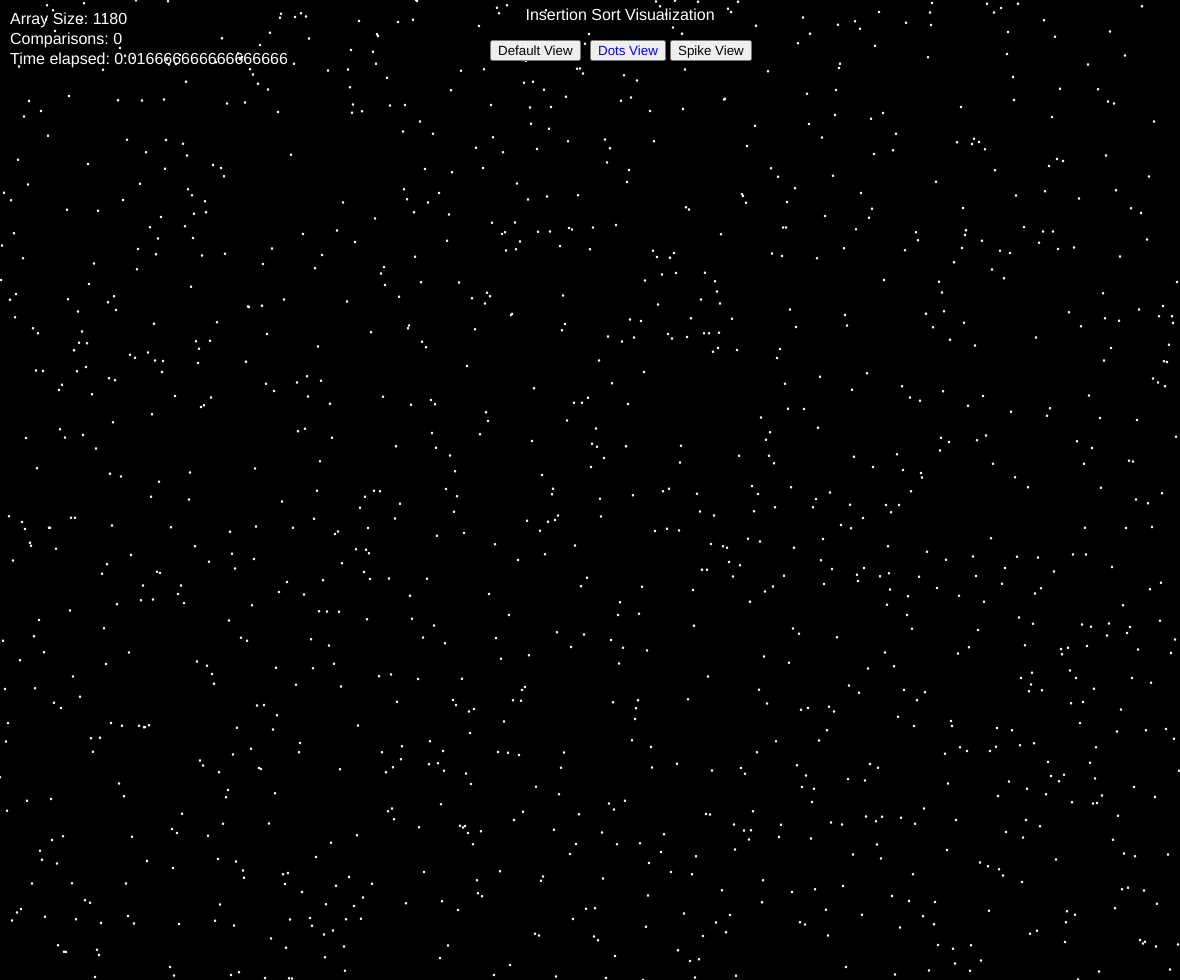
Frame 1 (no input)
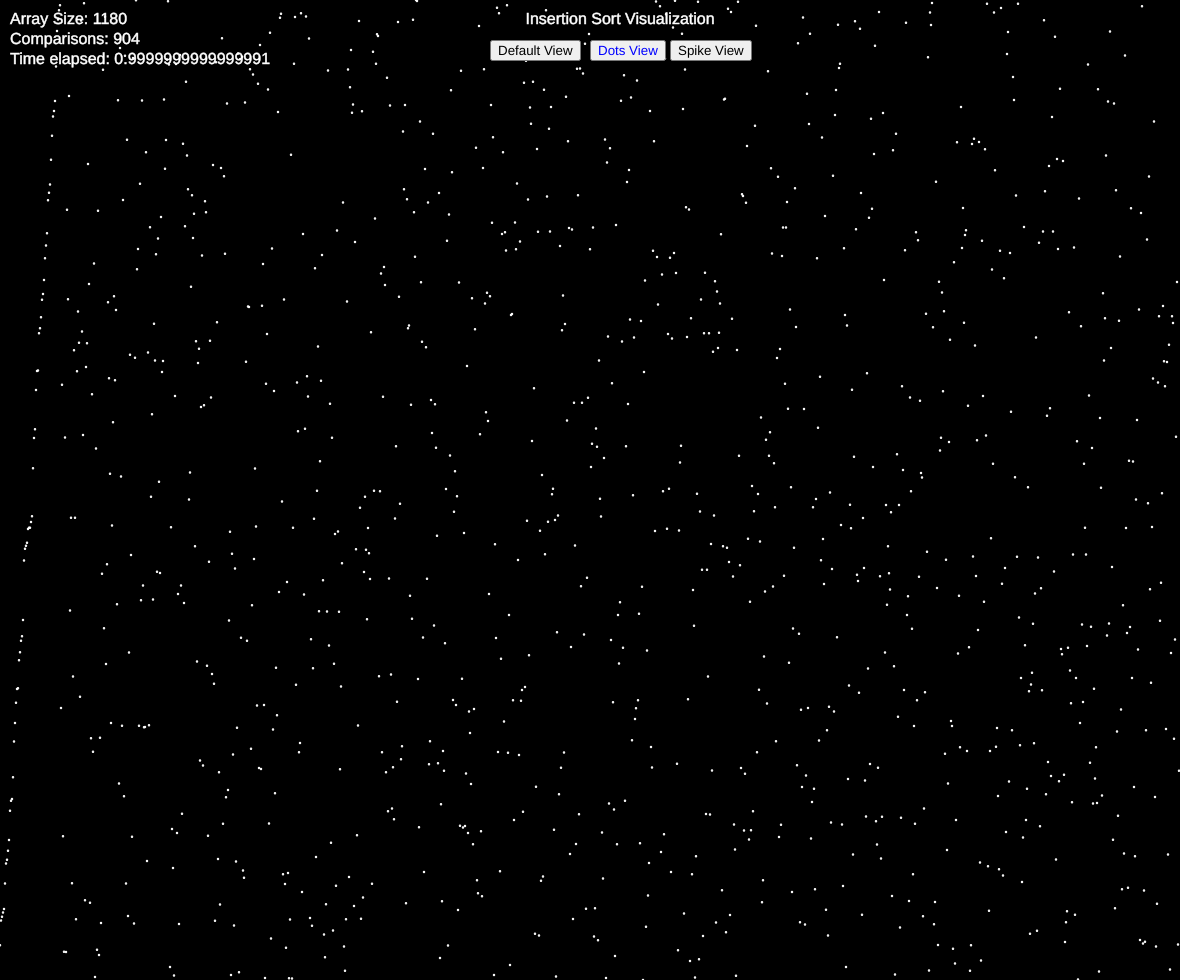
Frame 60 (no input)
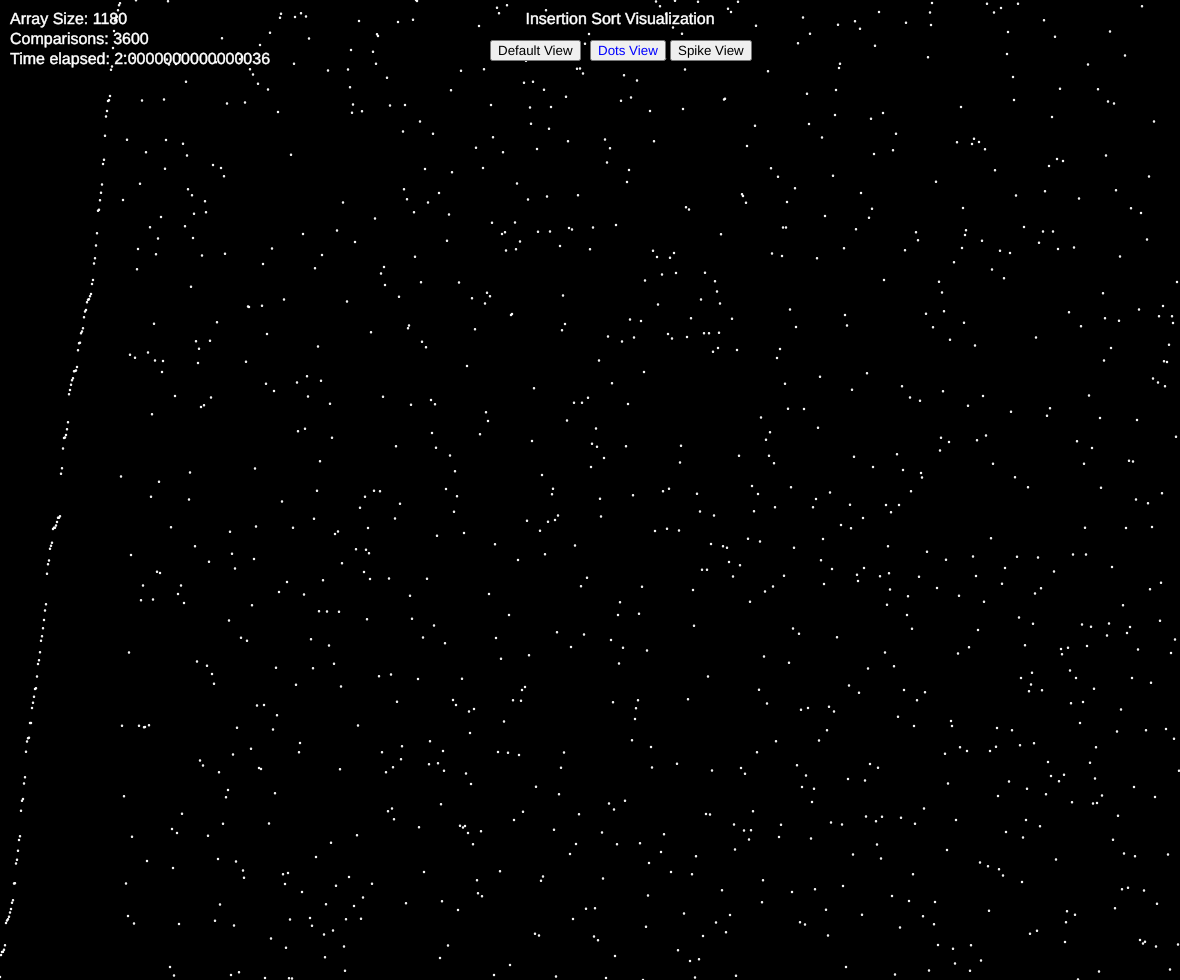
Frame 120 (the mouse pressed at the canvas centre since frame 60)

The p5.js sketch that drew these frames (run headless with seeded random() and noise() and a simulated clock; from frame 60 on, the mouse is pressed at the canvas centre):

// p5.js sketch
// ── sketch.js
let values = [];
let comparisons = 0;
let buttons = [];
let mode = 1;

let i = 1;
let j = 0;
let key;

function setup() {
    createCanvas(windowWidth - 20, windowHeight - 20);
    values = new Array(width);
    for (let i = 0; i < values.length; i++) {
        values[i] = random(height);
    }
    buttons[0] = createButton('Default View');
    buttons[1] = createButton('Dots View');
    buttons[1].style('color', 'blue');
    buttons[2] = createButton('Spike View');
    buttons[0].position(width / 2 - 100, 40);
    buttons[1].position(width / 2, 40);
    buttons[2].position(width / 2 + 80, 40);
    buttons[0].mousePressed(defa);
    buttons[1].mousePressed(dots);
    buttons[2].mousePressed(spike);
}

function draw() {
    background(0);

    textSize(16);
    fill(255);
    strokeWeight(0.5);
    textAlign(CENTER);
    text('Insertion Sort Visualization', width / 2 + 30, 20);
    textAlign(LEFT, CENTER);
    text('Array Size: ' + width, 10, 20)
    text('Comparisons: ' + comparisons, 10, 40);
    text('Time elapsed: ' + (millis() / 1000), 10, 60);

    if (i < values.length) {
        key = values[i];
        j = i - 1;
        while (j >= 0 && values[j] > key) {
            values[j+1] = values[j];
            j -= 1;
            comparisons++;
        }
        values[j+1] = key;
    } else {
        console.log("finished");
        noLoop();
    }
    i++;

    for (let i = 0; i < values.length; i++) {
        stroke(255);
        strokeWeight(1.5);
        if (mode == 0) line(i, height, i, height - values[i]);
        else if (mode == 1) circle(i, height - values[i], 1);
        else if (mode == 2) {
            let half = values[i] / 2;
            line(i, height/2 - half, i, height/2 + half);
        }
    }
}

function swap(arr, a, b) {
    let temp = arr[a];
    arr[a] = arr[b];
    arr[b] = temp;
}

function defa() {
    mode = 0;
    buttons[0].style('color', 'blue');
    buttons[1].style('color', 'black');
    buttons[2].style('color', 'black');
}
function dots() {
    mode = 1;
    buttons[0].style('color', 'black');
    buttons[1].style('color', 'blue');
    buttons[2].style('color', 'black');
}
function spike() {
    mode = 2;
    buttons[0].style('color', 'black');
    buttons[1].style('color', 'black');
    buttons[2].style('color', 'blue');
}
